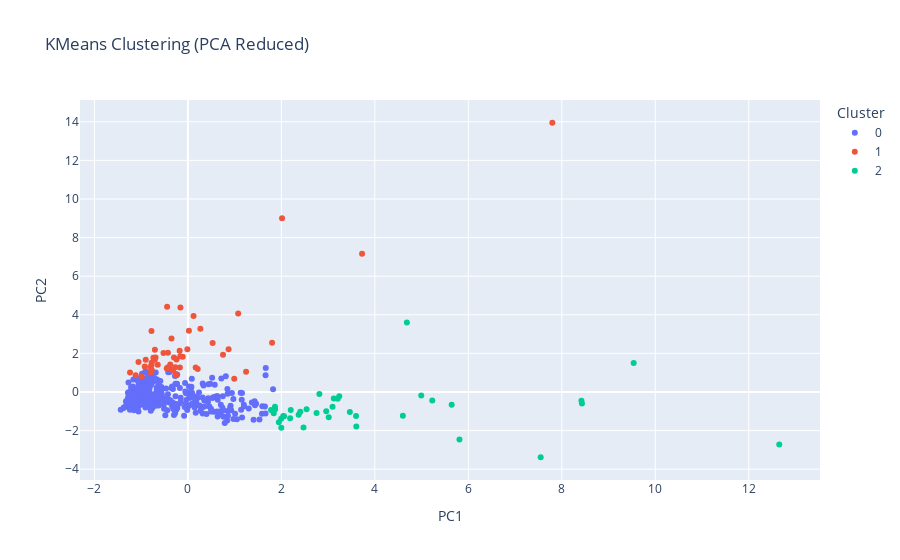
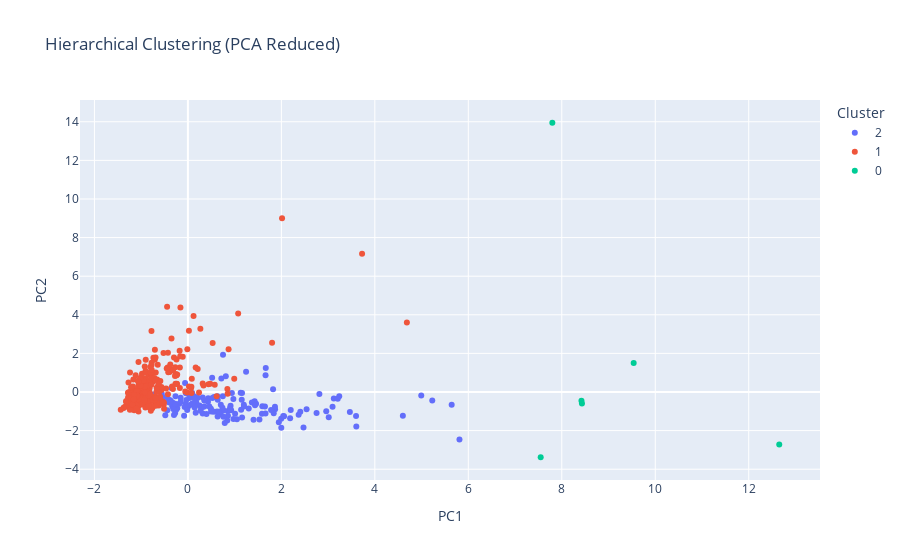
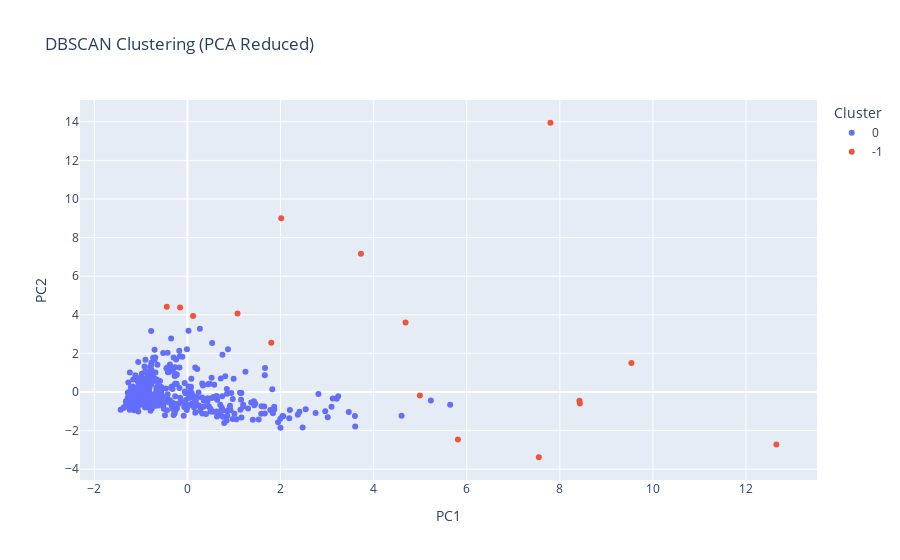

Notebook code for these charts, in order:
### Code cell
# 8. Visualize Clusters using PCA + Plotly
from sklearn.decomposition import PCA
pca = PCA(n_components=2)
components = pca.fit_transform(X_scaled)
df['PC1'] = components[:, 0]
df['PC2'] = components[:, 1]

fig = px.scatter(df, x='PC1', y='PC2', color=df['KMeans_Cluster'].astype(str),
                 title='KMeans Clustering (PCA Reduced)', labels={'color': 'Cluster'})
fig.show()

fig = px.scatter(df, x='PC1', y='PC2', color=df['Hierarchical_Cluster'].astype(str),
                 title='Hierarchical Clustering (PCA Reduced)', labels={'color': 'Cluster'})
fig.show()

fig = px.scatter(df, x='PC1', y='PC2', color=df['DBSCAN_Cluster'].astype(str),
                 title='DBSCAN Clustering (PCA Reduced)', labels={'color': 'Cluster'})
fig.show()

### Figure 1 — Plotly figure (JSON) as saved in the notebook; plotly's stock layout.template omitted (floating-point values rounded to 4 significant figures; data arrays with more than 128 entries replaced by an {"elided": "..."} marker saying what was removed)
{"data": [{"hovertemplate": "Cluster=0<br>PC1=%{x}<br>PC2=%{y}<extra></extra>", "legendgroup": "0", "marker": {"color": "#636efa", "symbol": "circle"}, "mode": "markers", "name": "0", "orientation": "v", "showlegend": true, "type": "scatter", "x": {"elided": "350 float values"}, "xaxis": "x", "y": {"elided": "350 float values"}, "yaxis": "y"}, {"hovertemplate": "Cluster=1<br>PC1=%{x}<br>PC2=%{y}<extra></extra>", "legendgroup": "1", "marker": {"color": "#EF553B", "symbol": "circle"}, "mode": "markers", "name": "1", "orientation": "v", "showlegend": true, "type": "scatter", "x": [0.1663, 0.9914, -0.1767, 1.245, -0.7799, -0.3498, -0.1721, -0.7794, -0.0114, -0.2507, -0.8046, 1.801, 1.076, -0.4449, 0.1207, -0.6452, -0.7778, -0.1593, -0.9233, -0.2612, -0.1107, 3.727, 7.798, 0.02162, 0.7518, -0.5223, -0.2981, -1.118, -0.3511, -0.2432, -0.7764, -0.3189, -1.057, -0.4274, -0.709, 0.2668, -0.9871, -1.238, 2.014, -0.6924, -0.4529, -0.7954, -0.775, 0.2093, -0.4336, -0.7063, -0.3772, -0.1639, -0.7381, 0.5294, -0.2693, 0.8706, -0.9025], "xaxis": "x", "y": [1.271, 0.6859, 2.144, 1.056, 1.073, 1.181, 1.267, 3.16, 2.216, 0.8624, 1.301, 2.549, 4.069, 4.418, 3.936, 1.414, 1.396, 4.373, 1.325, 0.9281, 1.823, 7.168, 13.95, 3.168, 1.937, 2.025, 1.785, 0.8662, 2.777, 1.69, 1.52, 1.131, 1.552, 2.027, 1.666, 3.273, 0.795, 1.011, 9.005, 1.784, 1.22, 1.013, 1.153, 1.189, 1.267, 2.186, 1.426, 1.85, 1.773, 2.536, 1.283, 2.221, 1.677], "yaxis": "y"}, {"hovertemplate": "Cluster=2<br>PC1=%{x}<br>PC2=%{y}<extra></extra>", "legendgroup": "2", "marker": {"color": "#00cc96", "symbol": "circle"}, "mode": "markers", "name": "2", "orientation": "v", "showlegend": true, "type": "scatter", "x": [4.686, 3.122, 1.946, 2.813, 1.865, 9.538, 3.598, 4.6, 8.431, 5.811, 2.753, 12.65, 8.421, 5.229, 3.206, 2.057, 3.013, 3.238, 2.201, 2.96, 1.996, 2.04, 5.644, 3.603, 4.993, 1.836, 2.187, 1.862, 1.78, 1.998, 3.095, 2.54, 7.549, 2.474, 2.37, 2.405, 3.466], "xaxis": "x", "y": [3.599, -0.3301, -1.567, -0.09887, -0.8936, 1.508, -1.239, -1.236, -0.5924, -2.455, -1.091, -2.715, -0.4469, -0.4365, -0.3467, -1.252, -1.313, -0.2245, -0.9348, -0.9953, -1.384, -1.247, -0.6647, -1.789, -0.1793, -1.103, -1.363, -0.7637, -0.9256, -1.845, -0.7631, -0.8884, -3.38, -1.845, -1.173, -1.026, -1.04], "yaxis": "y"}], "layout": {"legend": {"title": {"text": "Cluster"}, "tracegroupgap": 0}, "title": {"text": "KMeans Clustering (PCA Reduced)"}, "xaxis": {"anchor": "y", "domain": [0, 1], "title": {"text": "PC1"}}, "yaxis": {"anchor": "x", "domain": [0, 1], "title": {"text": "PC2"}}}}

### Figure 2 — Plotly figure (JSON) as saved in the notebook; plotly's stock layout.template omitted (floating-point values rounded to 4 significant figures; data arrays with more than 128 entries replaced by an {"elided": "..."} marker saying what was removed)
{"data": [{"hovertemplate": "Cluster=2<br>PC1=%{x}<br>PC2=%{y}<extra></extra>", "legendgroup": "2", "marker": {"color": "#636efa", "symbol": "circle"}, "mode": "markers", "name": "2", "orientation": "v", "showlegend": true, "type": "scatter", "x": {"elided": "153 float values"}, "xaxis": "x", "y": {"elided": "153 float values"}, "yaxis": "y"}, {"hovertemplate": "Cluster=1<br>PC1=%{x}<br>PC2=%{y}<extra></extra>", "legendgroup": "1", "marker": {"color": "#EF553B", "symbol": "circle"}, "mode": "markers", "name": "1", "orientation": "v", "showlegend": true, "type": "scatter", "x": {"elided": "281 float values"}, "xaxis": "x", "y": {"elided": "281 float values"}, "yaxis": "y"}, {"hovertemplate": "Cluster=0<br>PC1=%{x}<br>PC2=%{y}<extra></extra>", "legendgroup": "0", "marker": {"color": "#00cc96", "symbol": "circle"}, "mode": "markers", "name": "0", "orientation": "v", "showlegend": true, "type": "scatter", "x": [9.538, 8.431, 12.65, 8.421, 7.798, 7.549], "xaxis": "x", "y": [1.508, -0.5924, -2.715, -0.4469, 13.95, -3.38], "yaxis": "y"}], "layout": {"legend": {"title": {"text": "Cluster"}, "tracegroupgap": 0}, "title": {"text": "Hierarchical Clustering (PCA Reduced)"}, "xaxis": {"anchor": "y", "domain": [0, 1], "title": {"text": "PC1"}}, "yaxis": {"anchor": "x", "domain": [0, 1], "title": {"text": "PC2"}}}}

### Figure 3 — Plotly figure (JSON) as saved in the notebook; plotly's stock layout.template omitted (floating-point values rounded to 4 significant figures; data arrays with more than 128 entries replaced by an {"elided": "..."} marker saying what was removed)
{"data": [{"hovertemplate": "Cluster=0<br>PC1=%{x}<br>PC2=%{y}<extra></extra>", "legendgroup": "0", "marker": {"color": "#636efa", "symbol": "circle"}, "mode": "markers", "name": "0", "orientation": "v", "showlegend": true, "type": "scatter", "x": {"elided": "424 float values"}, "xaxis": "x", "y": {"elided": "424 float values"}, "yaxis": "y"}, {"hovertemplate": "Cluster=-1<br>PC1=%{x}<br>PC2=%{y}<extra></extra>", "legendgroup": "-1", "marker": {"color": "#EF553B", "symbol": "circle"}, "mode": "markers", "name": "-1", "orientation": "v", "showlegend": true, "type": "scatter", "x": [4.686, 9.538, 8.431, 5.811, 1.801, 12.65, 8.421, 1.076, -0.4449, 0.1207, -0.1593, 3.727, 7.798, 4.993, 2.014, 7.549], "xaxis": "x", "y": [3.599, 1.508, -0.5924, -2.455, 2.549, -2.715, -0.4469, 4.069, 4.418, 3.936, 4.373, 7.168, 13.95, -0.1793, 9.005, -3.38], "yaxis": "y"}], "layout": {"legend": {"title": {"text": "Cluster"}, "tracegroupgap": 0}, "title": {"text": "DBSCAN Clustering (PCA Reduced)"}, "xaxis": {"anchor": "y", "domain": [0, 1], "title": {"text": "PC1"}}, "yaxis": {"anchor": "x", "domain": [0, 1], "title": {"text": "PC2"}}}}
